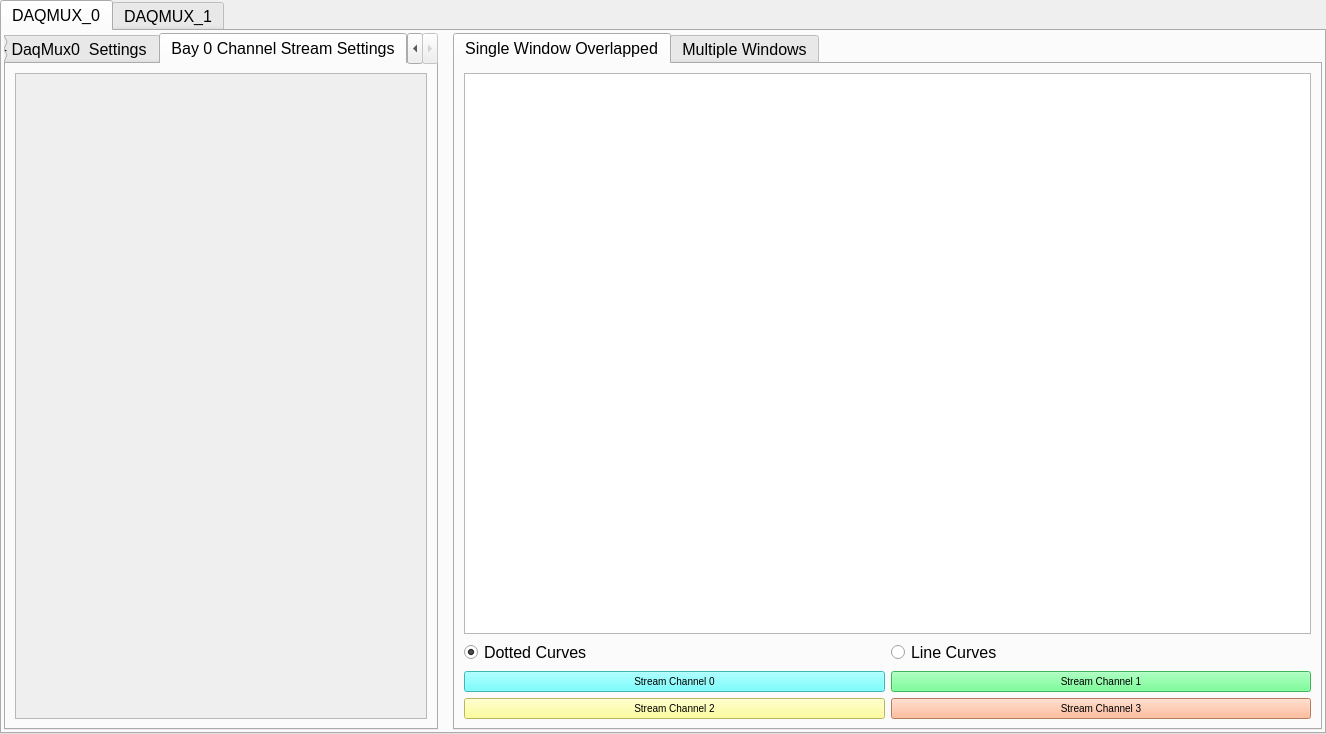
<?xml version="1.0" encoding="UTF-8"?>
<ui version="4.0">
 <class>Form</class>
 <widget class="QWidget" name="Form">
  <property name="geometry">
   <rect>
    <x>0</x>
    <y>0</y>
    <width>1326</width>
    <height>734</height>
   </rect>
  </property>
  <property name="font">
   <font>
    <pointsize>12</pointsize>
   </font>
  </property>
  <property name="windowTitle">
   <string>ATCA Scope</string>
  </property>
  <layout class="QGridLayout" name="gridLayout_4" rowstretch="0">
   <property name="leftMargin">
    <number>0</number>
   </property>
   <property name="topMargin">
    <number>0</number>
   </property>
   <property name="rightMargin">
    <number>0</number>
   </property>
   <property name="bottomMargin">
    <number>0</number>
   </property>
   <item row="0" column="0">
    <widget class="QTabWidget" name="tabWidget">
     <property name="font">
      <font>
       <pointsize>12</pointsize>
      </font>
     </property>
     <property name="styleSheet">
      <string notr="true"/>
     </property>
     <property name="currentIndex">
      <number>0</number>
     </property>
     <widget class="QWidget" name="tab">
      <property name="font">
       <font>
        <pointsize>12</pointsize>
       </font>
      </property>
      <property name="styleSheet">
       <string notr="true"/>
      </property>
      <attribute name="title">
       <string>DAQMUX_0</string>
      </attribute>
      <layout class="QGridLayout" name="gridLayout_2" rowstretch="0,0,0" columnstretch="0,0,0">
       <property name="leftMargin">
        <number>2</number>
       </property>
       <property name="topMargin">
        <number>2</number>
       </property>
       <property name="rightMargin">
        <number>2</number>
       </property>
       <property name="bottomMargin">
        <number>2</number>
       </property>
       <property name="horizontalSpacing">
        <number>15</number>
       </property>
       <property name="verticalSpacing">
        <number>4</number>
       </property>
       <item row="0" column="1" rowspan="3" colspan="2">
        <widget class="QTabWidget" name="tabWidget_3">
         <property name="sizePolicy">
          <sizepolicy hsizetype="Expanding" vsizetype="Expanding">
           <horstretch>1</horstretch>
           <verstretch>1</verstretch>
          </sizepolicy>
         </property>
         <property name="font">
          <font>
           <pointsize>12</pointsize>
          </font>
         </property>
         <property name="currentIndex">
          <number>0</number>
         </property>
         <widget class="QWidget" name="tab_5">
          <attribute name="title">
           <string>Single Window Overlapped</string>
          </attribute>
          <layout class="QGridLayout" name="gridLayout_9">
           <item row="4" column="0">
            <widget class="QPushButton" name="b0_channel2_pb">
             <property name="styleSheet">
              <string notr="true">QPushButton {
  background-color: #ffff7f;
  border-color: #ffff7f;
  color:black;
  font-size: 10px;
}
QPushButton:checked{
  background-color: #ffff7f;
  font: bold
}
QPushButton:hover{
  border-style: outset;
}</string>
             </property>
             <property name="text">
              <string>Stream Channel 2</string>
             </property>
             <property name="checkable">
              <bool>true</bool>
             </property>
            </widget>
           </item>
           <item row="4" column="1">
            <widget class="QPushButton" name="b0_channel3_pb">
             <property name="styleSheet">
              <string notr="true">QPushButton {
  background-color: #ffaa7f;
  border-color: #ffaa7f;
  color:black;
  font-size: 10px;
}
QPushButton:checked{
  background-color: #ffaa7f;
  font: bold
}
QPushButton:hover{
  border-style: outset;
}</string>
             </property>
             <property name="text">
              <string>Stream Channel 3</string>
             </property>
             <property name="checkable">
              <bool>true</bool>
             </property>
            </widget>
           </item>
           <item row="1" column="0">
            <widget class="QRadioButton" name="bay0Mode0_rb">
             <property name="styleSheet">
              <string notr="true"/>
             </property>
             <property name="text">
              <string>Dotted Curves</string>
             </property>
             <property name="checked">
              <bool>true</bool>
             </property>
             <attribute name="buttonGroup">
              <string notr="true">buttonGroup</string>
             </attribute>
            </widget>
           </item>
           <item row="2" column="1">
            <widget class="QPushButton" name="b0_channel1_pb">
             <property name="styleSheet">
              <string notr="true">QPushButton {
  background-color: #55ff7f;
  border-color: #55ff7f;
  color:black;
  font-size: 10px;
}
QPushButton:checked{
  background-color: #55ff7f;
  font: bold
}
QPushButton:hover{
  border-style: outset;
}</string>
             </property>
             <property name="text">
              <string>Stream Channel 1</string>
             </property>
             <property name="checkable">
              <bool>true</bool>
             </property>
            </widget>
           </item>
           <item row="0" column="0" colspan="2">
            <widget class="PyDMWaveformPlot" name="waveformPlotBay0">
             <property name="toolTip">
              <string/>
             </property>
             <property name="cacheMode">
              <set>QGraphicsView::CacheNone</set>
             </property>
             <property name="resizeAnchor">
              <enum>QGraphicsView::AnchorViewCenter</enum>
             </property>
             <property name="viewportUpdateMode">
              <enum>QGraphicsView::FullViewportUpdate</enum>
             </property>
             <property name="rubberBandSelectionMode">
              <enum>Qt::IntersectsItemShape</enum>
             </property>
             <property name="showXGrid">
              <bool>true</bool>
             </property>
             <property name="showYGrid">
              <bool>true</bool>
             </property>
             <property name="axisColor">
              <color>
               <red>193</red>
               <green>193</green>
               <blue>193</blue>
              </color>
             </property>
             <property name="showRightAxis">
              <bool>true</bool>
             </property>
             <property name="autoRangeY">
              <bool>true</bool>
             </property>
             <property name="minYRange">
              <double>0.000000000000000</double>
             </property>
             <property name="maxYRange">
              <double>1.000000000000000</double>
             </property>
            </widget>
           </item>
           <item row="1" column="1">
            <widget class="QRadioButton" name="bay0Mode1_rb">
             <property name="text">
              <string>Line Curves</string>
             </property>
             <attribute name="buttonGroup">
              <string notr="true">buttonGroup</string>
             </attribute>
            </widget>
           </item>
           <item row="2" column="0">
            <widget class="QPushButton" name="b0_channel0_pb">
             <property name="styleSheet">
              <string notr="true">QPushButton {
  background-color: #55ffff;
  border-color: #55ffff;
  color:black;
  font-size: 10px;
}
QPushButton:checked{
  background-color: #55ffff;
  font: bold
}
QPushButton:hover{
  border-style: outset;
}</string>
             </property>
             <property name="text">
              <string>Stream Channel 0</string>
             </property>
             <property name="checkable">
              <bool>true</bool>
             </property>
            </widget>
           </item>
          </layout>
         </widget>
         <widget class="QWidget" name="tab_6">
          <attribute name="title">
           <string>Multiple Windows</string>
          </attribute>
          <layout class="QGridLayout" name="gridLayout_8">
           <item row="0" column="0">
            <layout class="QGridLayout" name="gridLayout_7">
             <property name="spacing">
              <number>20</number>
             </property>
             <item row="0" column="0">
              <widget class="PyDMWaveformPlot" name="waveform0Ch0">
               <property name="toolTip">
                <string/>
               </property>
               <property name="showXGrid">
                <bool>true</bool>
               </property>
               <property name="showYGrid">
                <bool>true</bool>
               </property>
               <property name="axisColor">
                <color>
                 <red>211</red>
                 <green>211</green>
                 <blue>211</blue>
                </color>
               </property>
               <property name="showRightAxis">
                <bool>true</bool>
               </property>
               <property name="title" stdset="0">
                <string>Stream CH 0</string>
               </property>
               <property name="curves">
                <stringlist>
                 <string>{&quot;y_channel&quot;: &quot;ca://${DEVICE}:STR0:STREAM_SLOWSHORT0&quot;, &quot;x_channel&quot;: null, &quot;name&quot;: &quot;&quot;, &quot;color&quot;: &quot;#55ffff&quot;, &quot;lineStyle&quot;: 1, &quot;lineWidth&quot;: 1, &quot;symbol&quot;: &quot;o&quot;, &quot;symbolSize&quot;: 4, &quot;redraw_mode&quot;: 2}</string>
                </stringlist>
               </property>
               <property name="autoRangeY">
                <bool>false</bool>
               </property>
               <property name="minYRange">
                <double>-32768.000000000000000</double>
               </property>
               <property name="maxYRange">
                <double>32767.000000000000000</double>
               </property>
              </widget>
             </item>
             <item row="1" column="0">
              <widget class="PyDMWaveformPlot" name="waveform0Ch2">
               <property name="toolTip">
                <string/>
               </property>
               <property name="showXGrid">
                <bool>true</bool>
               </property>
               <property name="showYGrid">
                <bool>true</bool>
               </property>
               <property name="axisColor">
                <color>
                 <red>211</red>
                 <green>211</green>
                 <blue>211</blue>
                </color>
               </property>
               <property name="showRightAxis">
                <bool>true</bool>
               </property>
               <property name="title" stdset="0">
                <string>Stream CH 2</string>
               </property>
               <property name="curves">
                <stringlist>
                 <string>{&quot;y_channel&quot;: &quot;ca://${DEVICE}:STR0:STREAM_SLOWSHORT2&quot;, &quot;x_channel&quot;: null, &quot;name&quot;: &quot;&quot;, &quot;color&quot;: &quot;#ffff7f&quot;, &quot;lineStyle&quot;: 1, &quot;lineWidth&quot;: 1, &quot;symbol&quot;: &quot;o&quot;, &quot;symbolSize&quot;: 4, &quot;redraw_mode&quot;: 2}</string>
                </stringlist>
               </property>
               <property name="autoRangeY">
                <bool>false</bool>
               </property>
               <property name="minYRange">
                <double>-32768.000000000000000</double>
               </property>
               <property name="maxYRange">
                <double>32767.000000000000000</double>
               </property>
              </widget>
             </item>
             <item row="0" column="1">
              <widget class="PyDMWaveformPlot" name="waveform0Ch1">
               <property name="toolTip">
                <string/>
               </property>
               <property name="showXGrid">
                <bool>true</bool>
               </property>
               <property name="showYGrid">
                <bool>true</bool>
               </property>
               <property name="axisColor">
                <color>
                 <red>211</red>
                 <green>211</green>
                 <blue>211</blue>
                </color>
               </property>
               <property name="showRightAxis">
                <bool>true</bool>
               </property>
               <property name="title" stdset="0">
                <string>Stream CH 1</string>
               </property>
               <property name="curves">
                <stringlist>
                 <string>{&quot;y_channel&quot;: &quot;ca://${DEVICE}:STR0:STREAM_SLOWSHORT1&quot;, &quot;x_channel&quot;: null, &quot;name&quot;: &quot;&quot;, &quot;color&quot;: &quot;#55ff7f&quot;, &quot;lineStyle&quot;: 1, &quot;lineWidth&quot;: 1, &quot;symbol&quot;: &quot;o&quot;, &quot;symbolSize&quot;: 4, &quot;redraw_mode&quot;: 2}</string>
                </stringlist>
               </property>
               <property name="autoRangeY">
                <bool>false</bool>
               </property>
               <property name="minYRange">
                <double>-32768.000000000000000</double>
               </property>
               <property name="maxYRange">
                <double>32767.000000000000000</double>
               </property>
              </widget>
             </item>
             <item row="1" column="1">
              <widget class="PyDMWaveformPlot" name="waveform0Ch3">
               <property name="toolTip">
                <string/>
               </property>
               <property name="showXGrid">
                <bool>true</bool>
               </property>
               <property name="showYGrid">
                <bool>true</bool>
               </property>
               <property name="axisColor">
                <color>
                 <red>211</red>
                 <green>211</green>
                 <blue>211</blue>
                </color>
               </property>
               <property name="showRightAxis">
                <bool>true</bool>
               </property>
               <property name="title" stdset="0">
                <string>Stream CH 3</string>
               </property>
               <property name="curves">
                <stringlist>
                 <string>{&quot;y_channel&quot;: &quot;ca://${DEVICE}:STR0:STREAM_SLOWSHORT3&quot;, &quot;x_channel&quot;: null, &quot;name&quot;: &quot;&quot;, &quot;color&quot;: &quot;#ffaa7f&quot;, &quot;lineStyle&quot;: 1, &quot;lineWidth&quot;: 1, &quot;symbol&quot;: &quot;o&quot;, &quot;symbolSize&quot;: 4, &quot;redraw_mode&quot;: 2}</string>
                </stringlist>
               </property>
               <property name="autoRangeY">
                <bool>false</bool>
               </property>
               <property name="minYRange">
                <double>-32768.000000000000000</double>
               </property>
               <property name="maxYRange">
                <double>32767.000000000000000</double>
               </property>
              </widget>
             </item>
            </layout>
           </item>
          </layout>
         </widget>
        </widget>
       </item>
       <item row="0" column="0" rowspan="3">
        <widget class="QTabWidget" name="tabWidget">
         <property name="sizePolicy">
          <sizepolicy hsizetype="Preferred" vsizetype="Preferred">
           <horstretch>1</horstretch>
           <verstretch>1</verstretch>
          </sizepolicy>
         </property>
         <property name="palette">
          <palette>
           <active/>
           <inactive/>
           <disabled/>
          </palette>
         </property>
         <property name="font">
          <font>
           <pointsize>12</pointsize>
          </font>
         </property>
         <property name="styleSheet">
          <string notr="true"/>
         </property>
         <property name="currentIndex">
          <number>1</number>
         </property>
         <widget class="QWidget" name="tabWidgetPage1">
          <attribute name="title">
           <string>Bay 0 - DaqMux0  Settings</string>
          </attribute>
          <layout class="QHBoxLayout" name="horizontalLayout_2">
           <item>
            <widget class="QScrollArea" name="scrollArea">
             <property name="widgetResizable">
              <bool>true</bool>
             </property>
             <widget class="QWidget" name="scrollAreaWidgetContents">
              <property name="geometry">
               <rect>
                <x>0</x>
                <y>0</y>
                <width>414</width>
                <height>656</height>
               </rect>
              </property>
              <layout class="QHBoxLayout" name="horizontalLayout_3">
               <item>
                <widget class="PyDMEmbeddedDisplay" name="PyDMEmbeddedDisplay_2">
                 <property name="toolTip">
                  <string/>
                 </property>
                 <property name="macros" stdset="0">
                  <string>{&quot;MUX&quot;:&quot;0&quot;}</string>
                 </property>
                 <property name="filename" stdset="0">
                  <string>daqMuxV2.ui</string>
                 </property>
                </widget>
               </item>
              </layout>
             </widget>
            </widget>
           </item>
          </layout>
         </widget>
         <widget class="QWidget" name="tabWidgetPage2">
          <property name="font">
           <font>
            <pointsize>12</pointsize>
           </font>
          </property>
          <attribute name="title">
           <string>Bay 0 Channel Stream Settings</string>
          </attribute>
          <layout class="QVBoxLayout" name="verticalLayout_3">
           <item>
            <widget class="QScrollArea" name="scrollArea_2">
             <property name="widgetResizable">
              <bool>true</bool>
             </property>
             <widget class="QWidget" name="scrollAreaWidgetContents_2">
              <property name="geometry">
               <rect>
                <x>0</x>
                <y>0</y>
                <width>414</width>
                <height>656</height>
               </rect>
              </property>
              <layout class="QHBoxLayout" name="horizontalLayout_4">
               <item>
                <widget class="PyDMEmbeddedDisplay" name="PyDMEmbeddedDisplay_3">
                 <property name="toolTip">
                  <string/>
                 </property>
                 <property name="filename" stdset="0">
                  <string>bay0_channel_settings.ui</string>
                 </property>
                </widget>
               </item>
              </layout>
             </widget>
            </widget>
           </item>
          </layout>
         </widget>
        </widget>
       </item>
      </layout>
     </widget>
     <widget class="QWidget" name="tab_2">
      <property name="styleSheet">
       <string notr="true"/>
      </property>
      <attribute name="title">
       <string>DAQMUX_1</string>
      </attribute>
      <layout class="QGridLayout" name="gridLayout">
       <property name="leftMargin">
        <number>2</number>
       </property>
       <property name="topMargin">
        <number>2</number>
       </property>
       <property name="rightMargin">
        <number>2</number>
       </property>
       <property name="bottomMargin">
        <number>2</number>
       </property>
       <property name="horizontalSpacing">
        <number>15</number>
       </property>
       <property name="verticalSpacing">
        <number>4</number>
       </property>
       <item row="0" column="1" rowspan="3" colspan="2">
        <widget class="QTabWidget" name="tabWidget_2">
         <property name="sizePolicy">
          <sizepolicy hsizetype="Expanding" vsizetype="Expanding">
           <horstretch>1</horstretch>
           <verstretch>1</verstretch>
          </sizepolicy>
         </property>
         <property name="font">
          <font>
           <pointsize>12</pointsize>
          </font>
         </property>
         <property name="styleSheet">
          <string notr="true"/>
         </property>
         <property name="currentIndex">
          <number>0</number>
         </property>
         <widget class="QWidget" name="tab_3">
          <attribute name="title">
           <string>Single Window Overlapped</string>
          </attribute>
          <layout class="QGridLayout" name="gridLayout_10">
           <item row="2" column="0">
            <widget class="QPushButton" name="b1_channel0_pb">
             <property name="styleSheet">
              <string notr="true">QPushButton {
  background-color: #55ffff;
  border-color: #55ffff;
  color:black;
  font-size: 10px;
}
QPushButton:checked{
  background-color: #55ffff;
  font: bold
}
QPushButton:hover{
  border-style: outset;
}</string>
             </property>
             <property name="text">
              <string>Stream Channel 0</string>
             </property>
             <property name="checkable">
              <bool>true</bool>
             </property>
            </widget>
           </item>
           <item row="3" column="1">
            <widget class="QPushButton" name="b1_channel3_pb">
             <property name="styleSheet">
              <string notr="true">QPushButton {
  background-color: #ffaa7f;
  border-color: #ffaa7f;
  color:black;
  font-size: 10px;
}
QPushButton:checked{
  background-color: #ffaa7f;
  font: bold
}
QPushButton:hover{
  border-style: outset;
}</string>
             </property>
             <property name="text">
              <string>Stream Channel 3</string>
             </property>
             <property name="checkable">
              <bool>true</bool>
             </property>
            </widget>
           </item>
           <item row="2" column="1">
            <widget class="QPushButton" name="b1_channel1_pb">
             <property name="styleSheet">
              <string notr="true">QPushButton {
  background-color: #55ff7f;
  border-color: #55ff7f;
  color:black;
  font-size: 10px;
}
QPushButton:checked{
  background-color: #55ff7f;
  font: bold
}
QPushButton:hover{
  border-style: outset;
}</string>
             </property>
             <property name="text">
              <string>Stream Channel 1</string>
             </property>
             <property name="checkable">
              <bool>true</bool>
             </property>
            </widget>
           </item>
           <item row="0" column="0" colspan="2">
            <widget class="PyDMWaveformPlot" name="waveformPlotBay1">
             <property name="toolTip">
              <string/>
             </property>
             <property name="cacheMode">
              <set>QGraphicsView::CacheBackground</set>
             </property>
             <property name="showXGrid">
              <bool>true</bool>
             </property>
             <property name="showYGrid">
              <bool>true</bool>
             </property>
             <property name="axisColor">
              <color>
               <red>183</red>
               <green>183</green>
               <blue>183</blue>
              </color>
             </property>
             <property name="showRightAxis">
              <bool>true</bool>
             </property>
             <property name="autoRangeY">
              <bool>true</bool>
             </property>
             <property name="minYRange">
              <double>0.000000000000000</double>
             </property>
             <property name="maxYRange">
              <double>1.000000000000000</double>
             </property>
            </widget>
           </item>
           <item row="3" column="0">
            <widget class="QPushButton" name="b1_channel2_pb">
             <property name="styleSheet">
              <string notr="true">QPushButton {
  background-color: #ffff7f;
  border-color: #ffff7f;
  color:black;
  font-size: 10px;
}
QPushButton:checked{
  background-color: #ffff7f;
  font: bold
}
QPushButton:hover{
  border-style: outset;
}</string>
             </property>
             <property name="text">
              <string>Stream Channel 2</string>
             </property>
             <property name="checkable">
              <bool>true</bool>
             </property>
            </widget>
           </item>
           <item row="1" column="0">
            <widget class="QRadioButton" name="bay1Mode0_rb">
             <property name="text">
              <string>Dotted Curves</string>
             </property>
             <property name="checked">
              <bool>true</bool>
             </property>
             <attribute name="buttonGroup">
              <string notr="true">buttonGroup_2</string>
             </attribute>
            </widget>
           </item>
           <item row="1" column="1">
            <widget class="QRadioButton" name="bay1Mode1_rb">
             <property name="text">
              <string>Line Curves</string>
             </property>
             <attribute name="buttonGroup">
              <string notr="true">buttonGroup_2</string>
             </attribute>
            </widget>
           </item>
          </layout>
         </widget>
         <widget class="QWidget" name="tab_4">
          <attribute name="title">
           <string>Multiple Windows</string>
          </attribute>
          <layout class="QGridLayout" name="gridLayout_5">
           <item row="0" column="0">
            <layout class="QGridLayout" name="gridLayout_6">
             <property name="spacing">
              <number>20</number>
             </property>
             <item row="1" column="0">
              <widget class="PyDMWaveformPlot" name="waveform1Ch2">
               <property name="toolTip">
                <string/>
               </property>
               <property name="showXGrid">
                <bool>true</bool>
               </property>
               <property name="showYGrid">
                <bool>true</bool>
               </property>
               <property name="axisColor">
                <color>
                 <red>186</red>
                 <green>186</green>
                 <blue>186</blue>
                </color>
               </property>
               <property name="showRightAxis">
                <bool>true</bool>
               </property>
               <property name="title" stdset="0">
                <string>Stream CH 2</string>
               </property>
               <property name="curves">
                <stringlist>
                 <string>{&quot;y_channel&quot;: &quot;ca://${DEVICE}:STR1:STREAM_SLOWSHORT2&quot;, &quot;x_channel&quot;: null, &quot;name&quot;: &quot;&quot;, &quot;color&quot;: &quot;#ffff7f&quot;, &quot;lineStyle&quot;: 1, &quot;lineWidth&quot;: 1, &quot;symbol&quot;: &quot;o&quot;, &quot;symbolSize&quot;: 4, &quot;redraw_mode&quot;: 2}</string>
                </stringlist>
               </property>
               <property name="autoRangeY">
                <bool>false</bool>
               </property>
               <property name="minYRange">
                <double>-32768.000000000000000</double>
               </property>
               <property name="maxYRange">
                <double>32767.000000000000000</double>
               </property>
              </widget>
             </item>
             <item row="0" column="0">
              <widget class="PyDMWaveformPlot" name="waveform1Ch0">
               <property name="toolTip">
                <string/>
               </property>
               <property name="showXGrid">
                <bool>true</bool>
               </property>
               <property name="showYGrid">
                <bool>true</bool>
               </property>
               <property name="axisColor">
                <color>
                 <red>186</red>
                 <green>186</green>
                 <blue>186</blue>
                </color>
               </property>
               <property name="showRightAxis">
                <bool>true</bool>
               </property>
               <property name="title" stdset="0">
                <string>Stream CH 0</string>
               </property>
               <property name="showLegend">
                <bool>false</bool>
               </property>
               <property name="curves">
                <stringlist>
                 <string>{&quot;y_channel&quot;: &quot;ca://${DEVICE}:STR1:STREAM_SLOWSHORT0&quot;, &quot;x_channel&quot;: null, &quot;name&quot;: &quot;&quot;, &quot;color&quot;: &quot;#55ffff&quot;, &quot;lineStyle&quot;: 1, &quot;lineWidth&quot;: 1, &quot;symbol&quot;: &quot;o&quot;, &quot;symbolSize&quot;: 4, &quot;redraw_mode&quot;: 2}</string>
                </stringlist>
               </property>
               <property name="autoRangeX">
                <bool>true</bool>
               </property>
               <property name="autoRangeY">
                <bool>false</bool>
               </property>
               <property name="minYRange">
                <double>-32768.000000000000000</double>
               </property>
               <property name="maxYRange">
                <double>32767.000000000000000</double>
               </property>
              </widget>
             </item>
             <item row="0" column="1">
              <widget class="PyDMWaveformPlot" name="waveform1Ch1">
               <property name="toolTip">
                <string/>
               </property>
               <property name="showXGrid">
                <bool>true</bool>
               </property>
               <property name="showYGrid">
                <bool>true</bool>
               </property>
               <property name="axisColor">
                <color>
                 <red>186</red>
                 <green>186</green>
                 <blue>186</blue>
                </color>
               </property>
               <property name="showRightAxis">
                <bool>true</bool>
               </property>
               <property name="title" stdset="0">
                <string>Stream CH 1</string>
               </property>
               <property name="curves">
                <stringlist>
                 <string>{&quot;y_channel&quot;: &quot;ca://${DEVICE}:STR1:STREAM_SLOWSHORT1&quot;, &quot;x_channel&quot;: null, &quot;name&quot;: &quot;&quot;, &quot;color&quot;: &quot;#55ff7f&quot;, &quot;lineStyle&quot;: 1, &quot;lineWidth&quot;: 1, &quot;symbol&quot;: &quot;o&quot;, &quot;symbolSize&quot;: 4, &quot;redraw_mode&quot;: 2}</string>
                </stringlist>
               </property>
               <property name="autoRangeY">
                <bool>false</bool>
               </property>
               <property name="minYRange">
                <double>-32768.000000000000000</double>
               </property>
               <property name="maxYRange">
                <double>32767.000000000000000</double>
               </property>
              </widget>
             </item>
             <item row="1" column="1">
              <widget class="PyDMWaveformPlot" name="waveform1Ch3">
               <property name="toolTip">
                <string/>
               </property>
               <property name="showXGrid">
                <bool>true</bool>
               </property>
               <property name="showYGrid">
                <bool>true</bool>
               </property>
               <property name="axisColor">
                <color>
                 <red>186</red>
                 <green>186</green>
                 <blue>186</blue>
                </color>
               </property>
               <property name="showRightAxis">
                <bool>true</bool>
               </property>
               <property name="title" stdset="0">
                <string>Stream CH 3</string>
               </property>
               <property name="curves">
                <stringlist>
                 <string>{&quot;y_channel&quot;: &quot;ca://${DEVICE}:STR1:STREAM_SLOWSHORT3&quot;, &quot;x_channel&quot;: null, &quot;name&quot;: &quot;&quot;, &quot;color&quot;: &quot;#ffaa7f&quot;, &quot;lineStyle&quot;: 1, &quot;lineWidth&quot;: 1, &quot;symbol&quot;: &quot;o&quot;, &quot;symbolSize&quot;: 4, &quot;redraw_mode&quot;: 2}</string>
                </stringlist>
               </property>
               <property name="autoRangeY">
                <bool>false</bool>
               </property>
               <property name="minYRange">
                <double>-32768.000000000000000</double>
               </property>
               <property name="maxYRange">
                <double>32767.000000000000000</double>
               </property>
              </widget>
             </item>
            </layout>
           </item>
          </layout>
         </widget>
        </widget>
       </item>
       <item row="0" column="0" rowspan="3">
        <widget class="QTabWidget" name="tabWidget_3">
         <property name="sizePolicy">
          <sizepolicy hsizetype="Preferred" vsizetype="Preferred">
           <horstretch>1</horstretch>
           <verstretch>1</verstretch>
          </sizepolicy>
         </property>
         <property name="font">
          <font>
           <pointsize>12</pointsize>
           <italic>false</italic>
          </font>
         </property>
         <property name="styleSheet">
          <string notr="true"/>
         </property>
         <property name="currentIndex">
          <number>1</number>
         </property>
         <widget class="QWidget" name="tabWidget_3Page1">
          <attribute name="title">
           <string>Bay 1 - DaqMux1 Settings</string>
          </attribute>
          <layout class="QGridLayout" name="gridLayout_3">
           <item row="0" column="0">
            <widget class="PyDMEmbeddedDisplay" name="PyDMEmbeddedDisplay_8">
             <property name="toolTip">
              <string/>
             </property>
             <property name="macros" stdset="0">
              <string>{&quot;MUX&quot;:&quot;1&quot;}</string>
             </property>
             <property name="filename" stdset="0">
              <string>daqMuxV2.ui</string>
             </property>
            </widget>
           </item>
          </layout>
         </widget>
         <widget class="QWidget" name="tabWidget_3Page2">
          <attribute name="title">
           <string>Bay 1 - Channel Stream Settings</string>
          </attribute>
          <layout class="QHBoxLayout" name="horizontalLayout">
           <item>
            <widget class="PyDMEmbeddedDisplay" name="PyDMEmbeddedDisplay_4">
             <property name="toolTip">
              <string/>
             </property>
             <property name="filename" stdset="0">
              <string>bay1_channel_settings.ui</string>
             </property>
            </widget>
           </item>
          </layout>
         </widget>
        </widget>
       </item>
      </layout>
     </widget>
    </widget>
   </item>
  </layout>
 </widget>
 <customwidgets>
  <customwidget>
   <class>PyDMWaveformPlot</class>
   <extends>QGraphicsView</extends>
   <header>pydm.widgets.waveformplot</header>
  </customwidget>
  <customwidget>
   <class>PyDMEmbeddedDisplay</class>
   <extends>QFrame</extends>
   <header>pydm.widgets.embedded_display</header>
  </customwidget>
 </customwidgets>
 <resources/>
 <connections/>
 <buttongroups>
  <buttongroup name="buttonGroup_2"/>
  <buttongroup name="buttonGroup"/>
 </buttongroups>
</ui>
